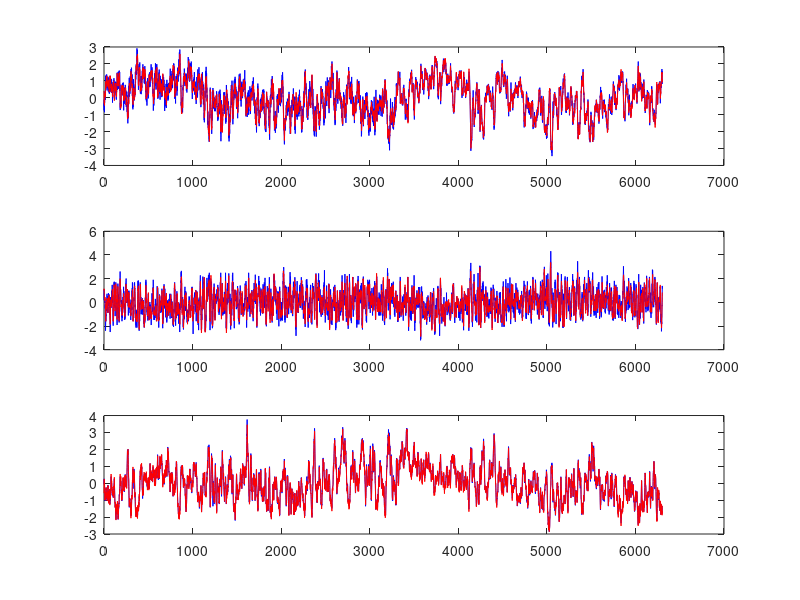

Source code (MATLAB):
%{
Contributed by:
	Favoreel
	KULeuven
	Departement Electrotechniek ESAT/SISTA
	Kardinaal Mercierlaan 94
	B-3001 Leuven
	Belgium
	wouter.favoreel@esat.kuleuven.ac.be
Description:
	A four-stage evaporator to reduce the water content of a product, 
	for example milk. The 3 inputs are feed flow, vapor flow to the 
	first evaporator stage and cooling water flow. The three outputs 
	are the dry matter content, the flow and the temperature of the 
	outcoming product.
Sampling:
Number:
	6305
Inputs:
	u1: feed flow to the first evaporator stage
	u2: vapor flow to the first evaporator stage
	u3: cooling water flow
Outputs:
	y1: dry matter content
	y2: flow of the outcoming product
	y3: temperature of the outcoming product
References:
	- Zhu Y., Van Overschee P., De Moor B., Ljung L., Comparison of 
	  three classes of identification methods. Proc. of SYSID '94, 
	  Vol. 1, 4-6 July, Copenhagen, Denmark, pp.~175-180, 1994.
Properties:
Columns:
	Column 1: input u1
	Column 2: input u2
	Column 3: input u3
	Column 4: output y1
	Column 5: output y2
	Column 6: output y3
Category:
	Thermic systems
Where:

%}

clear all, close all, clc

load evaporator.dat
U=evaporator(:,1:3);
Y=evaporator(:,4:6);


dat = iddata (Y, U)

[sys, x0] = moen4 (dat, 's', 10, 'n', 4, 'noise', 'k')     % s=10, n=4


[y, t] = lsim (sys, [U, Y], [], x0);

err = norm (Y - y, 1) / norm (Y, 1)

figure (1)
p = columns (Y);
for k = 1 : p
  subplot (3, 1, k)
  plot (t, Y(:,k), 'b', t, y(:,k), 'r')
endfor


